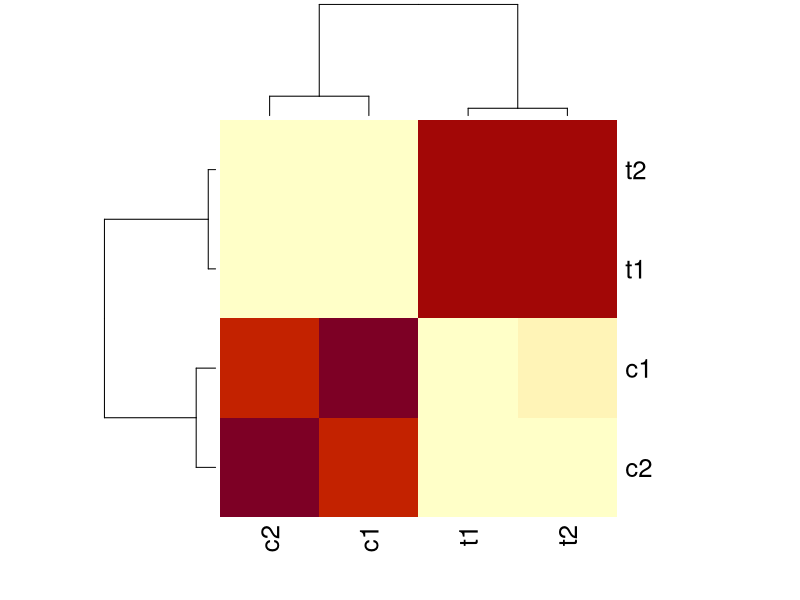
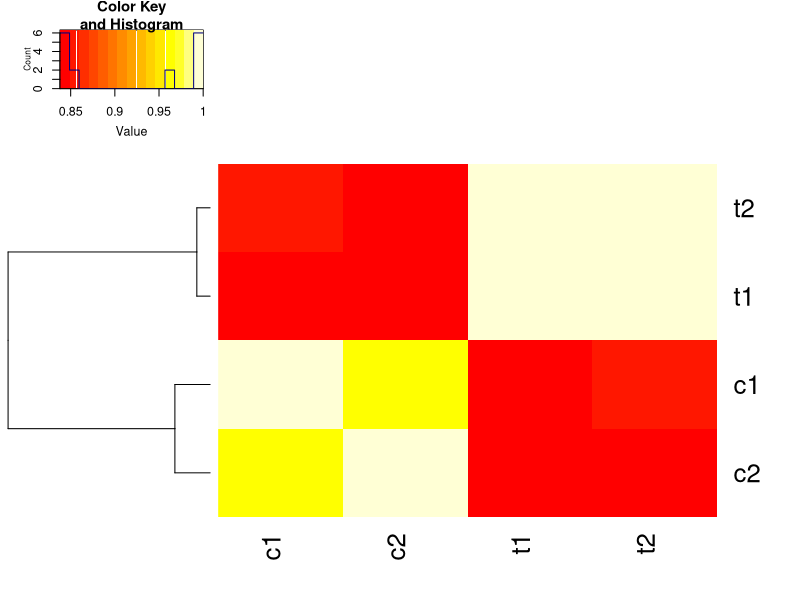
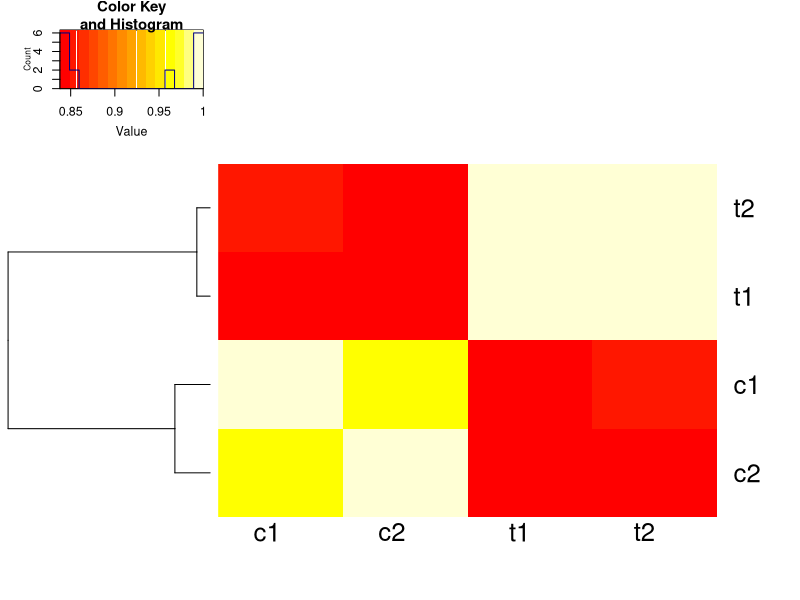
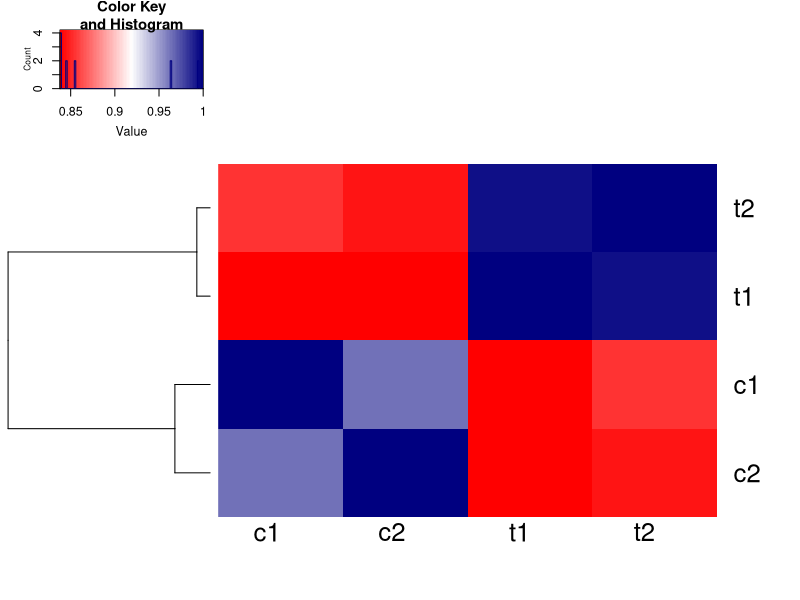
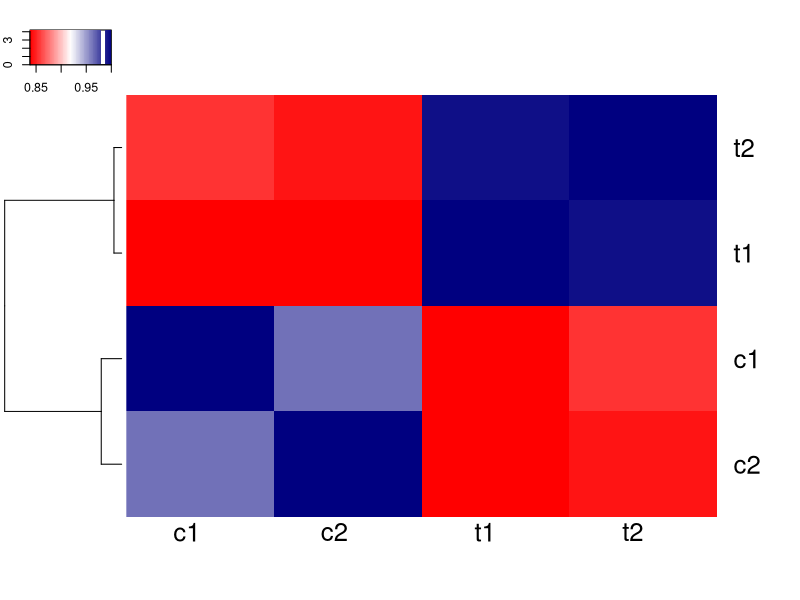
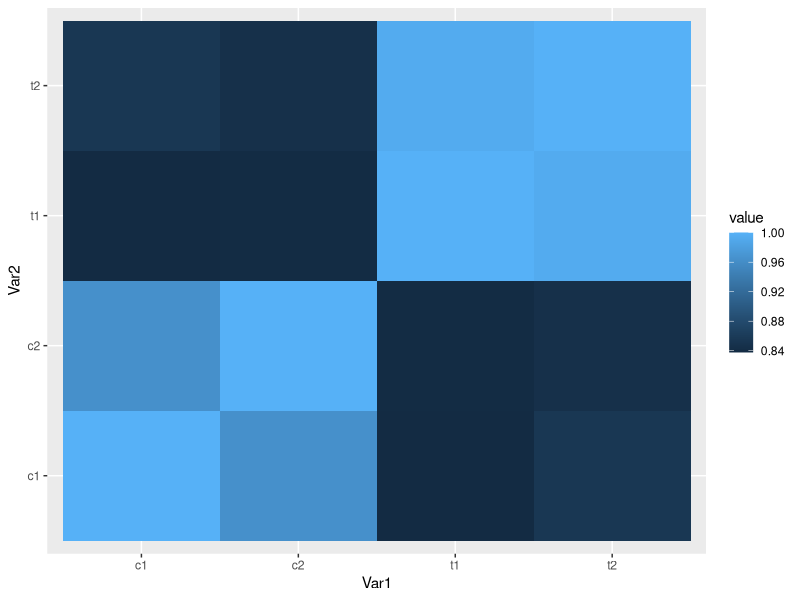
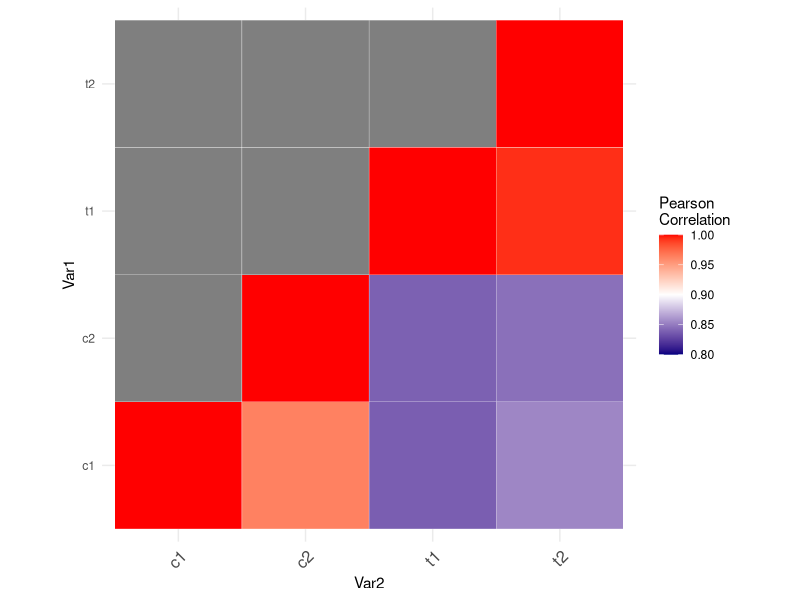

Generate these figures, in order, with R:
## ---- chunk 1
setwd('~/Documents/work/paper_write/genome_training/R_training/')
fpkm <- read.table('vehicle_drug_feature_counts.fpkm.txt',
                   header = T, sep = '\t', row.names = 1)
head(fpkm)
## ---- chunk 2
corF <- cor(fpkm)
corF
heatmap(corF)

##using heatmap.2 to draw heatmap
library(gplots)
heatmap.2(corF, Colv= F, dendrogram = 'row',
          trace = 'n',      ## hist plot line inside heatmap
          denscol = 'navy'  ## hist plot line in color key
          )

##change the direction of column lable
heatmap.2(corF, Colv= F, dendrogram = 'row',
          trace = 'n', 
          denscol = 'navy', srtCol = 0 ## the angel of y column lable
          )

## change the color of heatmap
colPlate <- colorRampPalette(c('red', 'white', 'navy'))(100)
heatmap.2(corF, Colv= F, dendrogram = 'row',
          trace = 'n',  
          denscol = 'navy', srtCol = 0, ## the angel of y column lable
          col = colPlate
          )

## removing the lable in the heatmap
## change the size of the key
heatmap.2(corF, Colv= F, dendrogram = 'row',
          trace = 'n',  
          denscol = NA, srtCol = 0, ## the angel of y column lable
          col = colPlate, 
          #------------#
          key.title = '',
          key.ylab = NA, key.xlab = NA,
          keysize=0.75, 
          #remove the y-axis#
          #key.par = list(mar = c(1,0.3,1,1))
          )
## ---- chunk 3
corF <- cor(fpkm)
corF

##load package
library(reshape2)
melted_corF <- melt(corF) # change the correlation matrix to the pair 
length(corF)
nrow(melted_corF)

#heatmap drawing
library(ggplot2)
ggplot(data = melted_corF, aes(x=Var1, y=Var2, fill=value)) + 
  geom_tile()     

# Get lower triangular of the correlation matrix
get_upper_tri<-function(cormat){
  cormat[lower.tri(cormat)] <- NA
  return(cormat)
}

# Only keep lower triangular
upper_tri        <- get_upper_tri(corF)
melted_upper_tri <- melt( upper_tri )


ggplot(data = melted_upper_tri, aes(Var2, Var1, fill = value))+
  geom_tile(color = "white")+
  scale_fill_gradient2(low = "navy", high = "red", mid = "white", 
                       midpoint = 0.9, limit = c(0.8,1), 
                       #space = "Lab", 
                       name="Pearson\nCorrelation") +
  theme_minimal()+ 
  theme(axis.text.x = element_text(angle = 45, vjust = 1, 
                                   size = 12, hjust = 1))+
  coord_fixed()
